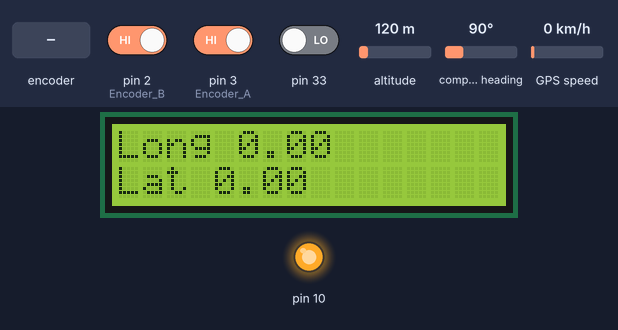
Simulated run of this sketch. Board: Arduino Uno, built with avr-gcc and run on an emulated ATmega328P. Parts: 16×2 character LCD, output pins drawn as LEDs (lit = HIGH). The test bench sets the inputs (shaded band); at power-on: altitude 120 m, pin 2 (Encoder_B) HIGH, pin 3 (Encoder_A) HIGH, pin 33 LOW, compass heading 90°, GPS speed 0 km/h. The GPS gets a fix after 3 s at 37.7749, -122.4194 with 8 satellites; what the sketch prints to the serial monitor is not drawn.

Above: at 1.2 s.
1.3 s: rotary encoder on pin 3 (Encoder_A) / pin 2 (Encoder_B) turned 1 step (first pin leading)
At 4.5 s:
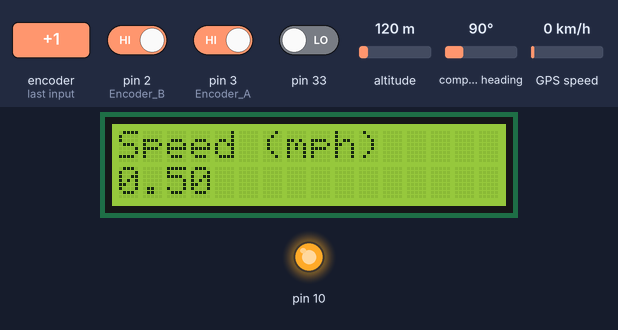
5.0 s: altitude set to 750 m
At 7.5 s:
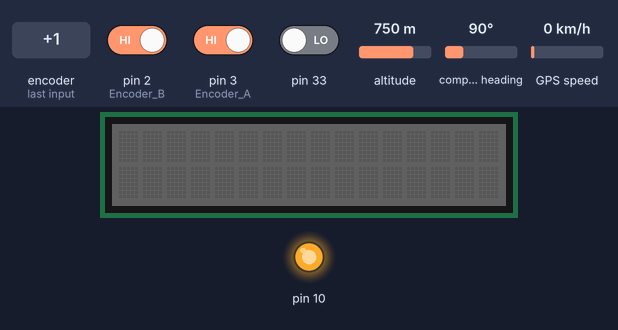
Timing chart, 0 to 9.0 s (numbered marks = the images above; inputs shaded):
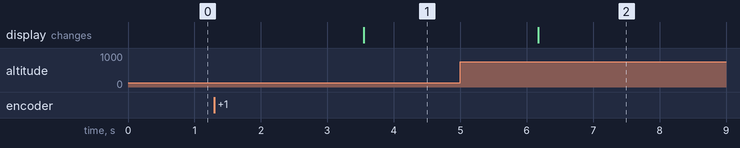

The sketch:

sketch_jul13a.ino
```cpp
#include <SoftwareSerial.h>
#include <TinyGPS.h>
#include <LiquidCrystal.h>

void  Encoder_san();
//==============================================
//Set Encoder pin
//==============================================
const int Encoder_A =  3;            // Incremental Encoder singal A is PD3
const int Encoder_B =  2;            // Incremental Encoder singal B is PD2
//const int ledPin    =  13;
unsigned int Encoder_number=0;
 int state=0;

LiquidCrystal lcd(8, 9, 4, 5, 6, 7);

SoftwareSerial mySerial(11, 12); // RX, TX
TinyGPS gps;

void gpsdump(TinyGPS &gps);
float printFloat(double f, int digits = 2);
float mph;
float alt;
long lat, lon;
float flat, flon;
unsigned long age, date, time, chars;
byte month, day, hour, minute, second, hundredths;
int level;
int year;

void setup()
{
  // Open serial communications and wait for port to open:
  Serial.begin(9600);

  lcd.begin(16, 2);   // start the library
  pinMode(10,OUTPUT);
  digitalWrite(10, 1);

  // set the data rate for the SoftwareSerial port
  mySerial.begin(9600);


    pinMode(Encoder_A, INPUT);
  pinMode(Encoder_B, INPUT);
  digitalWrite(Encoder_A, 1);
  digitalWrite(Encoder_B, 1);
  //========================================
  attachInterrupt(1, Encoder_san, FALLING);        //interrupts: numbers 0 (on digital pin 2) and 1 (on digital pin 3).

}

void loop() // run over and over
{

   if (Encoder_number > 3) {
      Encoder_number = 0;
    }


    lcd.clear();
   switch (Encoder_number) {
    case 1:
       lcd.setCursor(0,0);
       lcd.print("Speed (mph)");
       lcd.setCursor(0,1);
       lcd.print(mph);
      break;
    case 2:
       lcd.setCursor(0,0);
       lcd.print("Date: ");
       lcd.print(static_cast<int>(month));
       lcd.print("/");
       lcd.print(static_cast<int>(day));
       lcd.print("/");
       lcd.print(year);
       lcd.setCursor(0,1);
       lcd.print("Time: ");
       lcd.print(static_cast<int>(hour));
       lcd.print(":");
       lcd.print(static_cast<int>(minute));
       lcd.print(":");
       lcd.print(static_cast<int>(second));
       lcd.print(".");
       lcd.print(static_cast<int>(hundredths));
      break;
     case 3:
       lcd.setCursor(0,0);
       lcd.print("Altitude");
       lcd.setCursor(0,1);
       lcd.print(alt);
      break;
      case 4:
       lcd.setCursor(0,0);
       lcd.print("Level");
       lcd.setCursor(0,1);
       lcd.print(level);
      break;
    default:
       lcd.setCursor(0,0);
       lcd.print("Long ");
       lcd.print(flon);
       lcd.setCursor(0,1);
       lcd.print("Lat ");
       lcd.print(flat);
  }


  bool newdata = false;
  unsigned long start = millis();

  // Every 5 seconds we print an update
  while (millis() - start < 5000) {
    if (mySerial.available()) {
      char c = mySerial.read();
      // Serial.print(c);  // uncomment to see raw GPS data
      if (gps.encode(c)) {
        newdata = true;
         break;  // uncomment to print new data immediately!
      }
    }
  }

  if (newdata) {
    Serial.println("Acquired Data");
    Serial.println("-------------");
    gpsdump(gps);
    Serial.println("-------------");
    Serial.println();
  }

}

void gpsdump(TinyGPS &gps)
{
  //long lat, lon;
  //float flat, flon;
  //unsigned long age, date, time, chars;
  //int year;
  //byte month, day, hour, minute, second, hundredths;
  unsigned short sentences, failed;

  gps.get_position(&lat, &lon, &age);
  Serial.print("Lat/Long(10^-5 deg): ");
  Serial.print(lat); Serial.print(", ");
  Serial.print(lon);
  Serial.print(" Fix age: ");
  Serial.print(age);
  Serial.println("ms.");

  // On Arduino, GPS characters may be lost during lengthy Serial.print()
  // On Teensy, Serial prints to USB, which has large output buffering and
  //   runs very fast, so it's not necessary to worry about missing 4800
  //   baud GPS characters.

  gps.f_get_position(&flat, &flon, &age);
  Serial.print("Lat/Long(float): ");
  printFloat(flat, 5);
  Serial.print(", ");
  printFloat(flon, 5);
  Serial.print(" Fix age: ");
  Serial.print(age);
  Serial.println("ms.");

  gps.get_datetime(&date, &time, &age);
  Serial.print("Date(ddmmyy): ");
  Serial.print(date);
  Serial.print(" Time(hhmmsscc): ");
  Serial.print(time);
  Serial.print(" Fix age: ");
  Serial.print(age);
  Serial.println("ms.");

  gps.crack_datetime(&year, &month, &day, &hour, &minute, &second, &hundredths, &age);
  Serial.print("Date: ");
  Serial.print(static_cast<int>(month));
  Serial.print("/");
  Serial.print(static_cast<int>(day));
  Serial.print("/"); Serial.print(year);
  Serial.print("  Time: ");
  Serial.print(static_cast<int>(hour));
  Serial.print(":");
  Serial.print(static_cast<int>(minute));
  Serial.print(":");
  Serial.print(static_cast<int>(second));
  Serial.print(".");
  Serial.print(static_cast<int>(hundredths));
  Serial.print("  Fix age: ");
  Serial.print(age);
  Serial.println("ms.");

  Serial.print("Alt(cm): ");
  Serial.print(gps.altitude());
  Serial.print(" Course(10^-2 deg): ");
  Serial.print(gps.course());
  Serial.print(" Speed(10^-2 knots): ");
  Serial.println(gps.speed());
  Serial.print("Alt(float): ");
  printFloat(gps.f_altitude());
  Serial.print(" Course(float): ");
  printFloat(gps.f_course());
  Serial.println();
  Serial.print("Speed(knots): ");
  printFloat(gps.f_speed_knots());
  Serial.print(" (mph): ");
  printFloat(gps.f_speed_mph());
  Serial.print(" (mps): ");
  printFloat(gps.f_speed_mps());
  Serial.print(" (kmph): ");
  printFloat(gps.f_speed_kmph());
  Serial.println();

    mph=printFloat(gps.f_speed_mph());
    alt=printFloat(gps.f_altitude());


  gps.stats(&chars, &sentences, &failed);
  Serial.print("Stats: characters: ");
  Serial.print(chars);
  Serial.print(" sentences: ");
  Serial.print(sentences);
  Serial.print(" failed checksum: ");
  Serial.println(failed);


}

float printFloat(double number, int digits)
{
  // Handle negative numbers
  if (number < 0.0) {
     Serial.print('-');
     number = -number;
  }

  // Round correctly so that print(1.999, 2) prints as "2.00"
  double rounding = 0.5;
  for (uint8_t i=0; i<digits; ++i)
    rounding /= 10.0;

  number += rounding;

  // Extract the integer part of the number and print it
  unsigned long int_part = (unsigned long)number;
  double remainder = number - (double)int_part;
  Serial.print(int_part);

  // Print the decimal point, but only if there are digits beyond
  if (digits > 0)
    Serial.print(".");

  // Extract digits from the remainder one at a time
  while (digits-- > 0) {
    remainder *= 10.0;
    int toPrint = int(remainder);
    Serial.print(toPrint);
    remainder -= toPrint;
  }
}


 void Encoder_san()
{

        if(digitalRead(Encoder_B))
          {
             Encoder_number++;
          }
        else
          {
            Encoder_number--;
          }
          state=1;
}
```

Measured:
- after the input at 1.3 s, the display: changes after 2.2 s (image 1)
- after the input at 5.0 s, the display: changes after 1.2 s (image 2)
